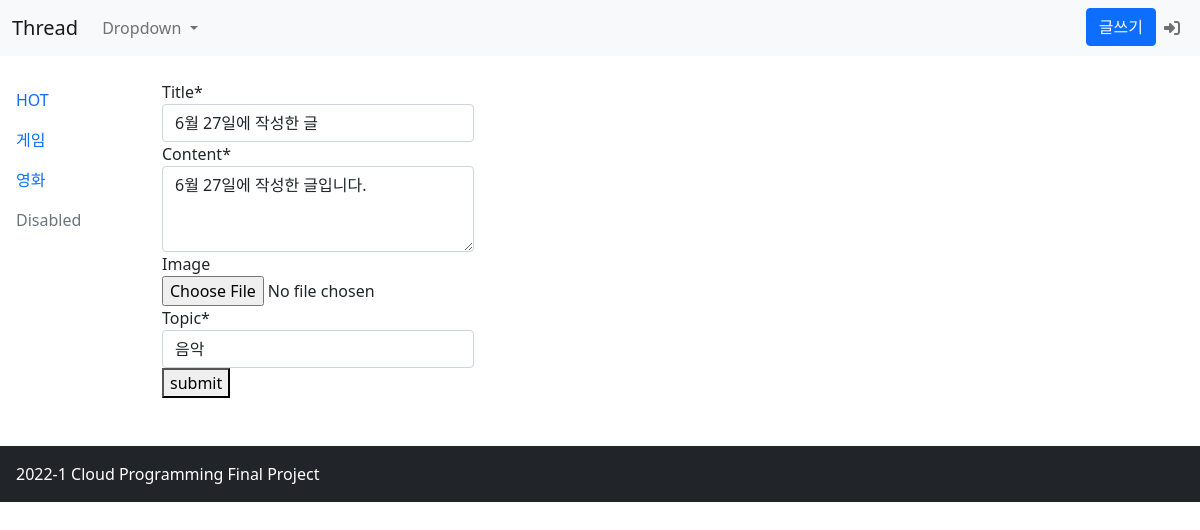
Page /13/update (signed in) on the committed database.
### main/models.py (models this page shows, shortened)
class Thread(models.Model):
    topic = models.ForeignKey(Topic, null=True, on_delete=models.SET_NULL)
    title = models.CharField(max_length=100)
    content = MarkdownxField(max_length=5000)
    image = models.ImageField(upload_to='main/images/%Y/%m/%d/', blank=True)
    author = models.ForeignKey(User, null=True, on_delete=models.SET_NULL)
    upvotes = models.FloatField(default=0, editable=False)
    created_at = models.DateTimeField(auto_now_add=True)
    updated_at = models.DateTimeField(auto_now=True)

class Topic(models.Model):
    topic = models.CharField(max_length=10, unique=True)
    slug = models.SlugField(max_length=10, unique=True, allow_unicode=True)
    def __str__(self):
        return self.topic

### main/views.py (the view)
# urls.py: path('<int:pk>/update', views.ThreadUpdate.as_view(), name='thread-update'),
class ThreadUpdate(LoginRequiredMixin, UpdateView):
    model = Thread
    form_class = ThreadForm
    template_name = 'main/thread_update.html'
    def dispatch(self, request, *args, **kwargs):
        if request.user.is_authenticated and request.user == self.get_object().author:
            return super(ThreadUpdate, self).dispatch(request, *args, **kwargs)
        else:
            raise PermissionDenied

### main/forms.py
class ThreadForm(ModelForm):
    class Meta:
        model = Thread
        fields = ['title', 'content', 'image', 'topic']
        widgets = {
            'content': forms.Textarea(attrs={'cols': 12, 'rows': 3}),
        }

### templates/main/thread_update.html (shortened to what this page needs)
{% extends 'main/base.html' %}
{% load crispy_forms_tags %}
{% block main-area %}
<div class="container">
    <form method='POST' enctype="multipart/form-data"> {% csrf_token %}
        <table>
            {{ form | crispy }}
        </table>
        <button action="submit">submit</button>
    </form>
</div>
{% endblock %}

### rows in the picture
Thread: title "6월 27일에 작성한 글", content "6월 27일에 작성한 글입니다."
Topic: topic "음악"
